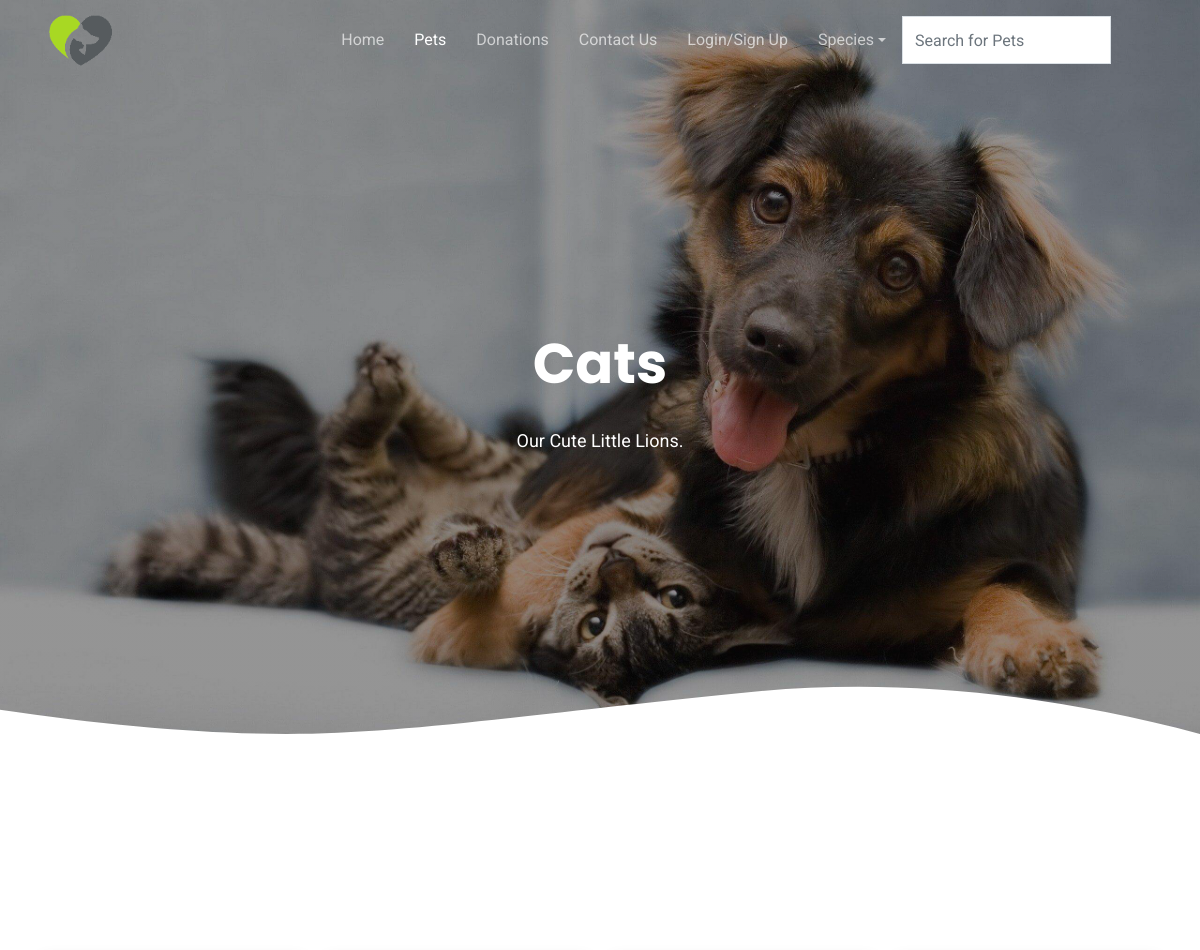
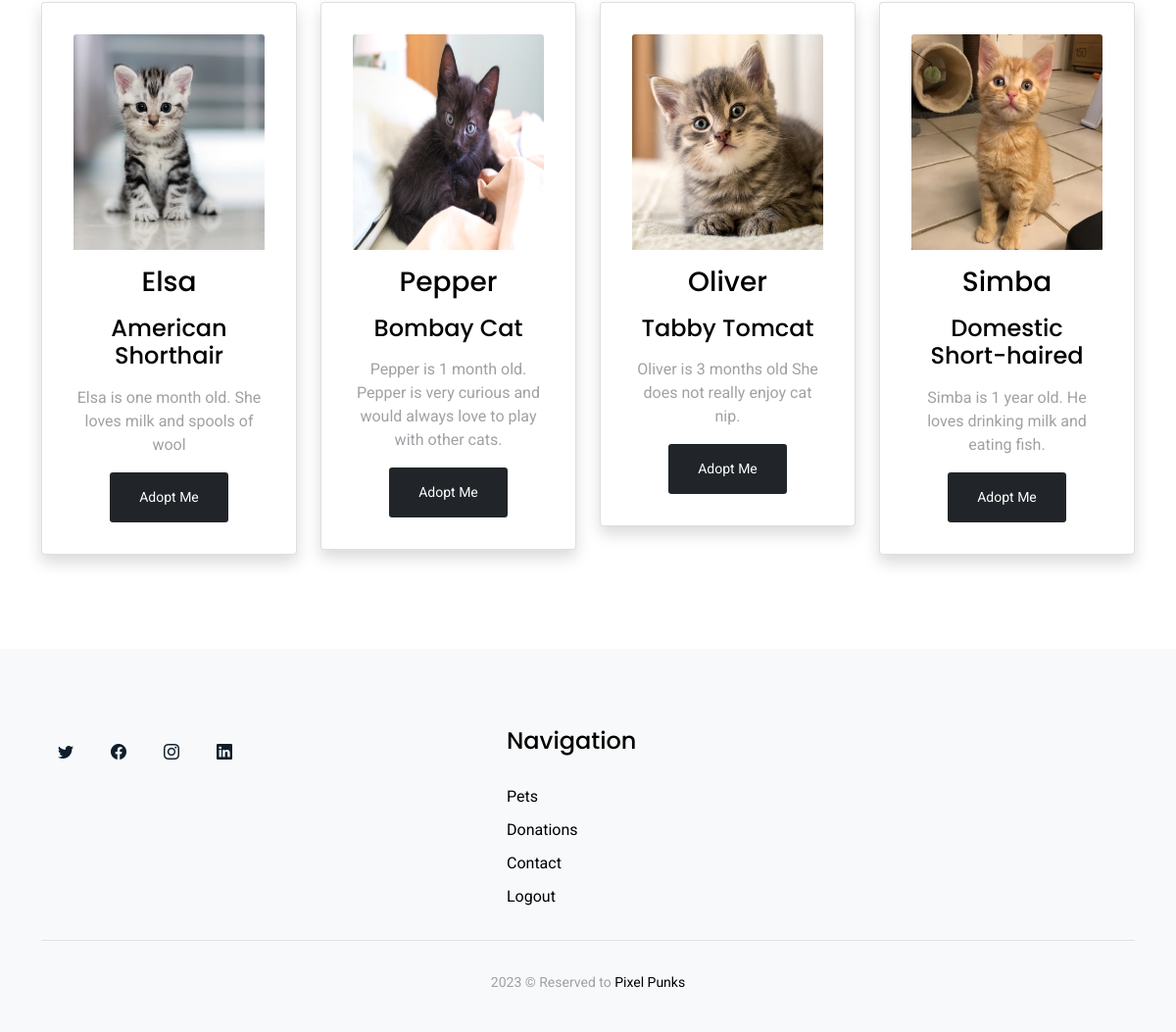
The app's page /cats.php with its own data (2 pictures, top to bottom).
### tables this page shows
CREATE TABLE `pets` (
  `id` int(11) NOT NULL,
  `image` varchar(250) NOT NULL,
  `petname` varchar(100) NOT NULL,
  `breed` varchar(100) NOT NULL,
  `description` varchar(300) NOT NULL,
  `spec_id` int(11) DEFAULT NULL
);

### cats.php (the view, shortened to what this page needs)
<!DOCTYPE html>
<html lang="en">
<head>
    <link href="assets/vendor/aos/aos.css" rel="stylesheet">
    <link href="assets/vendor/bootstrap/css/bootstrap.min.css" rel="stylesheet">
    <link href="assets/vendor/bootstrap-icons/bootstrap-icons.css" rel="stylesheet">
    <link href="assets/vendor/boxicons/css/boxicons.min.css" rel="stylesheet">
    <link href="assets/vendor/swiper/swiper-bundle.min.css" rel="stylesheet">
    <link href="assets/css/style.css" rel="stylesheet">
</head>
<body>
    <header id="header" class="fixed-top d-flex align-items-center">
        <div class="container d-flex justify-content-between align-items-center">
            <div class="logo">
                <h1><a href="index.html"><img src="assets/img/logo.png"></a></h1>
            </div>
            <nav id="navbar" class="navbar">
                <ul>
                    <li><a href="index.php">Home</a></li>
                    <li><a class="active " href="pets.php">Pets</a></li>
                    <li><a href="donations.php">Donations</a></li>
                    <li><a href="contact.php">Contact Us</a></li>
          <?php
        if (isset($_SESSION['logged_in']) && $_SESSION['logged_in'] === true) {
            echo '<li><a href="logout.php">Log Out</a></li>';
        } else {
            echo '<li><a href="login.php">Login/Sign Up</a></li>';
        }
        ?>
                    <li class="dropdown">
                        <a href="#" class="dropdown-toggle" data-toggle="dropdown"> Species <span class="caret"></span></a>
                    </li>
                    <li class="input-group formoutline mx-3" style="width: 30vh;">
                        <form method="POST" action="search.php">
                            <div class="input-group">
                                <input type="text" class="form-control" id="navbar-search-input" name="keyword" placeholder="Search for Pets" required>
                            </div>
                        </form>
                    </li>
                </ul>
            </nav>
        </div>
    </header>
    <section class="hero-section" id="hero" style="max-height: 400px;">
        <div class="wave">
        </div>
        <div class="container">
            <div class="row align-items-center">
                <div class="col-12 hero-text-image">
                    <div class="row">
                        <div class="col-lg-12 text-center mb-5">
                            <h1 data-aos="fade-right">Cats</h1>
                            <p class="mb-5" data-aos="fade-right" data-aos-delay="100">Our Cute Little Lions.</p>
                        </div>
                    </div>
                </div>
            </div>
        </div>
    </section>
    <div class="container py-5">
        <div class="row mt-4">
            <?php
            $select = "SELECT * FROM pets where spec_id = 2 ";
            $con = mysqli_connect("localhost", "root", "", "pets_db");
            $result = $con->query($select);
            while ($row = $result->fetch_assoc()) : ?>
                <div class="col-md-3" id="myUl">
                    <div class="card shadow p-3 mb-5 bg-white">
                        <div class="card-body">
                            <img src="pets_img/<?php echo $row['image'] ?>" alt="" class="card-img-top mb-3" style="height: 220px;">
                            <h3 class="card-title text-center mb-3"><?php echo $row['petname'] ?></h3>
                            <h4 class="card-title text-center mb-3"><?php echo $row['breed'] ?></h4>
                            <p class="card-text text-center">
                                <?php echo $row['description'] ?>
                            </p>
                            <div class="text-center">
                                <a href="aforms.php" class="btn btn-dark btn-sm"> Adopt Me</a>
                            </div>
                        </div>
                    </div>
                </div>
            <?php endwhile; ?>
        </div>
    </div>
    <footer class="footer bg-light" role="contentinfo">
        <div class="container">
            <div class="row">
                <div class="col-md-4 mb-4 mb-md-0">
                    <p class="social">
                        <a href="#"><span class="bi bi-twitter"></span></a>
                        <a href="#"><span class="bi bi-facebook"></span></a>
                        <a href="#"><span class="bi bi-instagram"></span></a>
                        <a href="#"><span class="bi bi-linkedin"></span></a>
                    </p>
                </div>
                <div class="col-md-7 ms-auto">
                    <div class="row site-section pt-0">
                        <div class="col-md-4 mb-4 mb-md-0">
                            <h3>Navigation</h3>
                            <ul class="list-unstyled">
                                <li><a href="pets.php">Pets</a></li>
                                <li><a href="donations.php">Donations</a></li>
                                <li><a href="contact.php">Contact</a></li>
                                <li><a href="logout.php">Logout</a></li>
                            </ul>
                        </div>
                    </div>
                </div>
            </div>
            <hr class="dotted">
            <div class="row justify-content-center text-center   pt-3">
                <div class="col-md-7">
                    <p class="copyright"> 2023 &copy; Reserved to <a href="#">Pixel Punks</a>
                </div>
            </div>
    </footer>
</body>
</html>

### assets/css/style.css (style rules this page uses)
html { overflow-x: hidden; }
body { font-family: "Roboto", sans-serif; color: #9fa1a4; line-height: 1.5; }
a { color: #777; text-decoration: none; transition: 0.3s all ease; }
h1, h2, h3, h4, h5, h6, .font-heading { font-family: "Poppins", sans-serif; color: #000; }
.container { z-index: 2; position: relative; }
section { overflow: hidden; }
.btn { border: none; padding: 15px 30px !important; }
.form-control { height: 48px; border-radius: 0; border: 1px solid #dae0e5; }
#header { height: 80px; transition: all 0.5s; z-index: 997; transition: all 0.5s; }
#header .logo h1 { font-size: 28px; margin: 0; padding: 4px, 0; line-height: 1; font-weight: 500; }
#header .logo h1 a, #header .logo h1 a:hover { color: #fff; text-decoration: none; }
#header .logo img { padding: 0; margin: 0; max-height: 61px; }
.navbar { padding: 0; }
.navbar ul { margin: 0; padding: 0; display: flex; list-style: none; align-items: center; }
.navbar li { position: relative; }
.navbar a, .navbar a:focus { display: flex; align-items: center; justify-content: space-between; padding: 10px 0 10px 30px; font-size: 16px; font-weight: 400; color: rgba(255, 255, 255, 0.65); white-space: nowrap; transition: 0.3s; }
.navbar a:hover, .navbar .active, .navbar .active:focus, .navbar li:hover > a { color: #fff; }
.hero-section { background: linear-gradient(to right, rgba(8, 8, 8, 0.432) 0%, rgba(8, 8, 8, 0.432) 100%), url(../img/bg-5.jpg); position: relative; background-size: contain; background-repeat: no-repeat; }
.hero-section .wave { width: 100%; overflow: hidden; position: absolute; z-index: 1; bottom: -150px; }
.hero-section .wave svg { width: 100%; }
.hero-section, .hero-section > .container > .row { height: 100vh; min-height: 880px; }
.hero-section h1 { font-size: 3.5rem; color: #fff; font-weight: 700; margin-bottom: 30px; }
.hero-section p { font-size: 18px; color: #fff; }
.footer { padding: 5rem 0 2.5rem 0; }
.footer h3 { font-size: 1.5rem; margin-bottom: 30px; }
.footer ul li { margin-bottom: 10px; }
.footer a { color: #000; }
.footer .copyright { margin-bottom: 0px; }
.footer .copyright, .footer .credits { font-size: 14px; }
.social a { display: inline-block; width: 50px; height: 50px; border-radius: 50%; background: #f8f9fa; position: relative; text-align: center; transition: 0.3s background ease; color: #0d1e2d; line-height: 0; }
.social a span { display: inline-block; left: 50%; position: absolute; top: 50%; transform: translate(-50%, -50%); }

### records on screen
pets: image (picture), petname "Elsa", breed "American Shorthair", description "Elsa is one month old. She loves milk and spools of wool"
pets: image (picture), petname "Pepper", breed "Bombay Cat", description "Pepper is 1 month old. Pepper is very curious and would always love to play with other cats."
pets: image (picture), petname "Oliver", breed "Tabby Tomcat", description "Oliver is 3 months old She does not really enjoy cat nip."
pets: image (picture), petname "Simba", breed "Domestic Short-haired", description "Simba is 1 year old. He loves drinking milk and eating fish."
